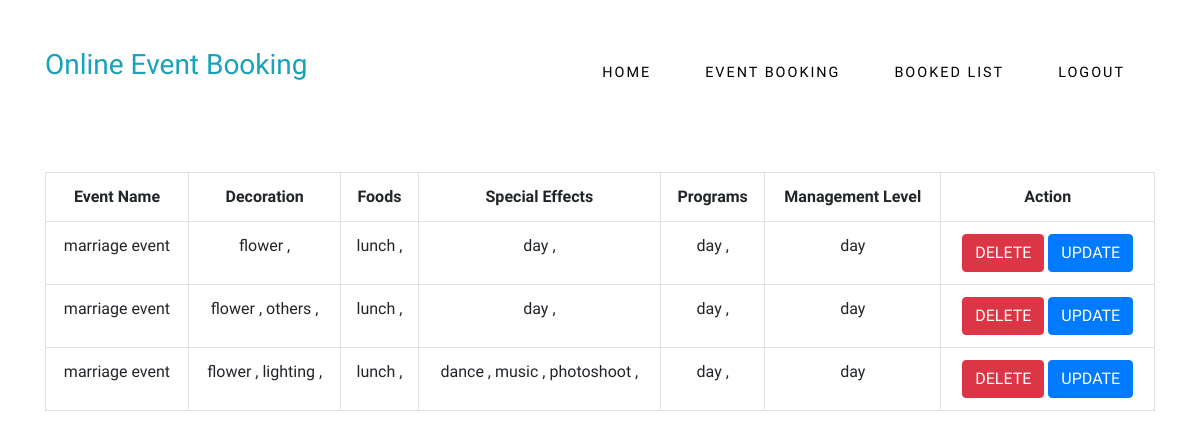
/php/personal-booking-event.php (signed in), run on the app's committed database.
### tables this page shows
CREATE TABLE `events` (
  `id` int(200) NOT NULL,
  `user_id` int(11) NOT NULL,
  `event_name` varchar(200) NOT NULL,
  `decorations` varchar(200) NOT NULL,
  `foods` varchar(200) NOT NULL,
  `special_effects` varchar(200) NOT NULL,
  `programs` varchar(200) NOT NULL,
  `management_level` varchar(200) NOT NULL,
  `current_date` datetime NOT NULL DEFAULT CURRENT_TIMESTAMP,
  `status` tinyint(1) NOT NULL
);

### php/personal-booking-event.php (the view, shortened to what this page needs)
<!DOCTYPE html>
<html lang="en">
<head>
    <link rel="stylesheet" heref="">
    <link rel="stylesheet" href="../css/style.css">
    <link rel="stylesheet" href="https://cdnjs.cloudflare.com/ajax/libs/animate.css/3.7.0/animate.min.css">
    <link rel="stylesheet" href="https://cdnjs.cloudflare.com/ajax/libs/font-awesome/4.7.0/css/font-awesome.min.css">
    <link rel="stylesheet" href="https://stackpath.bootstrapcdn.com/bootstrap/4.3.1/css/bootstrap.min.css"
>
</head>
<body>
    <header>
        <div class="container">
            <nav>
                <div class="row-clearfix">
                    <div class="row">
                        <div class="col-md-4 mt-5">
                            <h3 class="text-info">Online Event Booking</h3>
                        </div>
                        <div class="col-md-8">
                            <ul class="main-nav animated slideInDown" id="check-class">
                                <li><a href="./profile.php">Home</a></li>
                                <li><a href="./event.php">Event booking</a></li>
                                <li><a href="#">Booked List</a></li>
                                <li><a href="./logout.php">Logout</a></li>
                            </ul>
                        </div>
                    </div>
                </div>
            </nav>
        </div>
    </header>
    <div class="container mt-5">
        <form action="../php/delete.php" method="POST">
            <table class="table table-bordered text-center">
                <tr>
                    <th scope="col">Event Name</th>
                    <th scope="col">Decoration</th>
                    <th scope="col">Foods</th>
                    <th scope="col">Special Effects</th>
                    <th scope="col">Programs</th>
                    <th scope="col">Management Level</th>
                    <th scope="col">Action</th>
                </tr>
                <?php
                    include_once('conn.php');
                    $user_id = $_SESSION['id'];
                    $query=mysqli_query($conn," SELECT * FROM
                        events WHERE user_id ='$user_id' ");
                    while($result=mysqli_fetch_array($query)){ ?>
                <tr>
                    <td>
                        <?php echo $result['event_name']; ?>
                    </td>
                    <td><?php
                        $res =  json_decode($result['decorations']) ;
                        foreach($res as $value){
                            $str = explode(",",$value);
                            echo $str[0].' , ';
                        }
                        ?></td>
                    <td>
                        <?php
                     $res =  json_decode($result['foods']) ;
                     foreach($res as $value){
                         $str = explode(",",$value);
                         echo $str[0].' , ';
                     }
                   ?>
                    </td>
                    <td>
                        <?php
                    $res =  json_decode($result['special_effects']) ;
                    foreach($res as $value){
                        $str = explode(",",$value);
                        echo $str[0].' , ';
                    }
                     ?>
                    </td>
                    <td><?php
                        $res =  json_decode($result['programs']) ;
                        foreach($res as $value){
                            $str = explode(",",$value);
                            echo $str[0].' , ';
                        }
                     ?></td>
                    <td>
                        <?php
                                $str = explode(",",$value);
                                echo $str[0];
                        ?>
                     </td>
                    <td>
                        <a href="delete.php?id=<?php echo $result['id']; ?>">
                           <button class="btn btn-danger">Delete</button>
                        </a>
                        <a href="#">
                        <button class="btn btn-primary">Update</button>
                        </a>
                    </td>
                </tr>
                <?php
                    };
               ?>
            </table>
        </form>
    </div>
</body>
</html>

### css/style.css (style rules this page uses)
* { margin: 0px; padding: 0px; box-sizing: border-box; }
.row { max-width: 1180px; margin: 0 auto; }
.row-clearfix:after { content: "."; visibility: hidden; display: block; clear: both; }
body { font-size: 20px; overflow-x:hidden; color: black; font-family: 'Flamenco', cursive !important; }
.main-nav { float: right; margin-top: 60px; }
.main-nav li { display: inline-block; margin-left: 20px; list-style: none; }
.main-nav li a { color:black; text-decoration: none; text-transform: uppercase;; font-size: 90%; font-weight: 100%; letter-spacing: 2px; margin-right: 30px; padding: 5px 0; }
.btn { display:inline-block; padding: 10px 30px; font-weight: lighter; text-decoration: none; text-transform: uppercase; border-radius: 200px; transition: background-color 0.2s, border 0.2s, color 0.2s; }

### data on the page
events: event_name "marriage event", decorations "flower", foods "lunch", special_effects "day", programs "day"
events: event_name "marriage event", decorations "flower", decorations "others", foods "lunch", special_effects "day", programs "day"
events: event_name "marriage event", decorations "flower", decorations "lighting", foods "lunch", special_effects "dance", special_effects "music", special_effects "photoshoot", programs "day"
